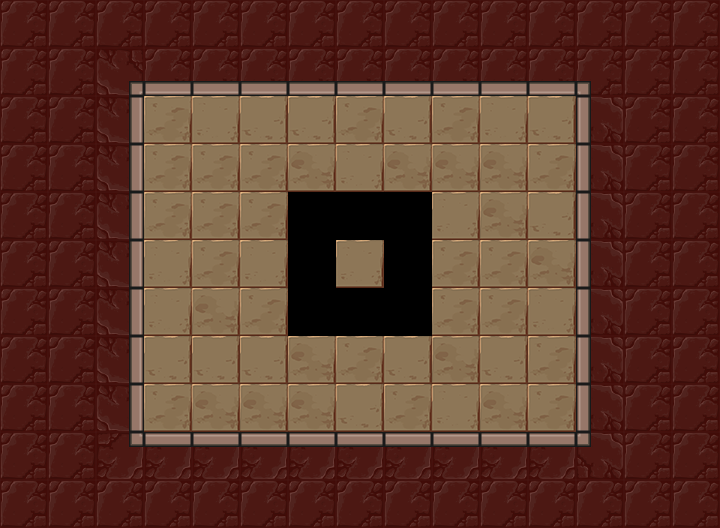

This is a level from a 2D game, rendered from its Tiled map with the project's own tilesets. A one-line summary and the map file follow, with tile-layer data summarised:
An orthogonal 15x11 tile map with 48x48 px tiles, 3 tile layers (Floor, Holes, Walls), 7 tilesets and 12 objects (2x glassWall, mirror, lightSwitch, lightOrb, player_start, ...).

<map version="1.0" orientation="orthogonal" renderorder="right-down" width="15" height="11" tilewidth="48" tileheight="48" nextobjectid="134">
 <tileset firstgid="1" name="walls" tilewidth="48" tileheight="48" tilecount="42">
  <image source="../../images/kongregate_release/wall_sheet.png" width="336" height="288" />
 </tileset>
 <tileset firstgid="43" name="exit" tilewidth="48" tileheight="48" tilecount="12">
  <image source="../../images/kongregate_release/gate_sheet.png" width="192" height="144" />
 </tileset>
 <tileset firstgid="55" name="floors" tilewidth="48" tileheight="48" tilecount="4">
  <image source="../../images/kongregate_release/floor_sheet.png" width="192" height="48" />
 </tileset>
 <tileset firstgid="59" name="holes" tilewidth="48" tileheight="48" tilecount="6">
  <image source="../../images/kongregate_release/hole_sheet.png" width="288" height="48" />
 </tileset>
 <tileset firstgid="65" name="mirrors" tilewidth="48" tileheight="48" tilecount="4">
  <image source="../../images/kongregate_release/mirror_sheet.png" width="96" height="96" />
 </tileset>
 <tileset firstgid="69" name="orb_sheet" tilewidth="48" tileheight="48" tilecount="9">
  <image source="../../images/kongregate_release/orb_sheet.png" width="144" height="144" />
 </tileset>
 <tileset firstgid="78" name="glass_wall_sheet" tilewidth="48" tileheight="48" tilecount="42">
  <image source="../../images/kongregate_release/glass_wall_sheet.png" width="336" height="288" />
 </tileset>
 <layer name="Floor" width="15" height="11">
  <properties>
   <property name="tileset" value="floors" />
  </properties>
  <data>[165 cells, 55 non-empty, 4 distinct tile ids]</data>
 </layer>
 <layer name="Holes" width="15" height="11">
  <properties>
   <property name="tileset" value="holes" />
  </properties>
  <data>[165 cells, 1 non-empty, 1 distinct tile ids]</data>
 </layer>
 <layer name="Walls" width="15" height="11">
  <properties>
   <property name="tileset" value="walls" />
  </properties>
  <data>[165 cells, 102 non-empty, 9 distinct tile ids]</data>
 </layer>
 <objectgroup name="Objects" visible="0" />
 <objectgroup name="glasswall">
  <object id="122" type="glassWall" gid="78" x="288" y="240" width="48" height="48" />
  <object id="123" type="glassWall" gid="78" x="336" y="336" width="48" height="48" />
  <object id="124" gid="78" x="288" y="288" width="48" height="48" />
  <object id="125" gid="78" x="288" y="336" width="48" height="48" />
  <object id="126" gid="78" x="336" y="240" width="48" height="48" />
  <object id="127" gid="78" x="384" y="336" width="48" height="48" />
  <object id="128" gid="78" x="384" y="240" width="48" height="48" />
 </objectgroup>
 <objectgroup name="Mirrors">
  <object id="129" type="mirror" gid="1073741890" x="192" y="144" width="48" height="48">
   <properties>
    <property name="sides" value="1" />
   </properties>
  </object>
 </objectgroup>
 <objectgroup name="Light">
  <object id="130" type="lightSwitch" gid="69" x="480" y="144" width="48" height="48" />
  <object id="131" type="lightOrb" gid="73" x="144" y="336" width="48" height="48">
   <properties>
    <property name="direction" value="16" />
   </properties>
  </object>
 </objectgroup>
 <objectgroup color="#141ba4" name="player_start">
  <object id="132" type="player_start" x="336" y="240" width="48" height="48">
   <properties>
    <property name="direction_facing" value="16" />
    <property name="initial_zoom" value="0.7" />
   </properties>
  </object>
 </objectgroup>
 <objectgroup color="#71a400" name="Exit">
  <object id="133" type="exit" gid="43" x="528" y="433" width="48" height="48" />
 </objectgroup>
</map>
